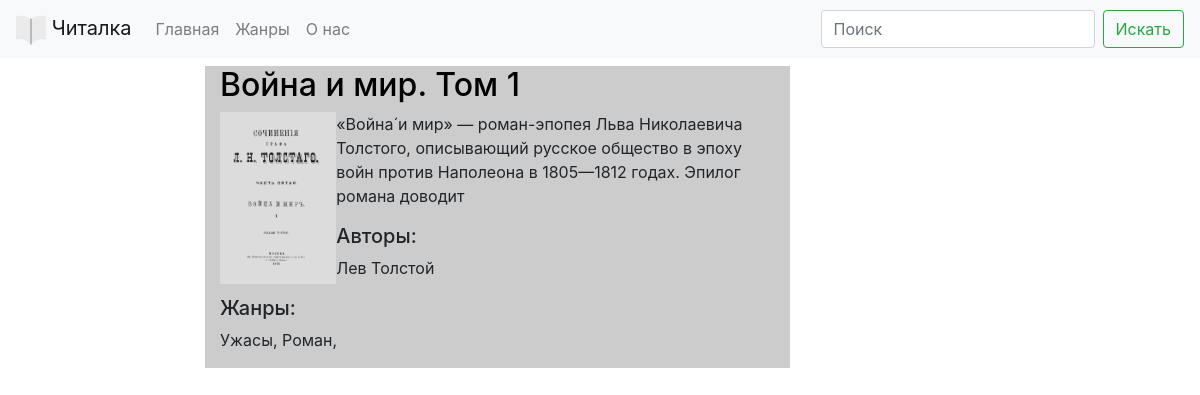
The app's page /genres/Ужасы_3/ with its own data.
### mainApp/models.py (models this page shows, shortened)
class Book(models.Model):
    series = models.ForeignKey(Book_series, on_delete = models.CASCADE, null=True)
    name_book = models.CharField('Название книги', max_length = 50)
    annotation = models.CharField('Аннотация к книге', max_length = 300, blank=True)
    publication_date = models.DateTimeField('Дата публицации')
    genres_book = models.ManyToManyField(Genre, verbose_name="Жанры книги")
    authors = models.ManyToManyField(Author, verbose_name="Авторы")
    image_book = models.ImageField(upload_to = 'static', blank=True)

class Author(models.Model):
    name_author = models.CharField('Имя автора', max_length = 50)
    biographi = models.CharField('Биография', max_length = 500)

class Genre(models.Model):
    name_genre = models.CharField('Жанр', max_length = 50)

### mainApp/views.py (the view)
# urls.py: path('genres/<str:name_genre>_<int:genre_id>/', views.genre_detail, name="genre_detail"),
def genre_detail(request, name_genre, genre_id):
    try:
        g = Genre.objects.get(id = genre_id)
    except:
        raise Http404("Жанр не найден!")
    if (name_genre != g.name_genre):
        raise Http404("Жанр не найден!")
    book = Book.objects.filter(genres_book__id = genre_id )
    return render(request, 'mainApp/homePage.html', {'book':book})

### mainApp/templates/mainApp/homePage.html (shortened to what this page needs)
{% extends "mainApp/wrapper.html"%}
{% block content %}
<div class="container-fluid  oflow" >
  <div class="row">
{% for val in book %}
<div  style="background-color:#cccccc">
<div class="col-xs-12 col-sm-12 col-md-12 " >
    <a href="{% url 'mainApp:book_detail' val.name_book val.id %}" style = "color:#000000"><h2>
      {{val.name_book}}
      </h2>
    </a>
</div>
<div class="col-xs-12 col-sm-6 col-md-3" >
  {% if val.image_book %}
    <img src="../../{{val.image_book.url}}" class="img-fluid" width="240" height="343" align="left">
{% else %}
  <img src="/static/book-question-mark-computer-icons-clip-art-earth-globe.jpg" class="img-fluid" width="240" height="343" align="left">
{% endif %}
 </div>
 <div class="col-xs-12 col-sm-8 col-md-12 " >
 <p>{{val.annotation}}</p>
 <h5>Авторы:</h5>
 {% for auth in val.authors.all %}
 <p>{{auth.name_author}}</p>
 {% endfor %}
 <h5>Жанры:</h5>
 <p>
 {% for gen in val.genres_book.all %}
 {{gen.name_genre}},
 {% endfor %}
 </p>
 </div>
 </div>
{% endfor %}
{% endblock %}

### mainApp/templates/mainApp/wrapper.html (shortened to what this page needs)
<!DOCTYPE html>
<html lang="en">
  <head>
        <link rel="stylesheet" href="https://stackpath.bootstrapcdn.com/bootstrap/4.4.1/css/bootstrap.min.css">
  </head>
  <body >
    <nav class = "navbar navbar-expand-lg navbar-light bg-light">
          <a href="/" class = "navbar-brand">
             <img src="/static/logo.svg" width="30" height="30" alt="">
            Читалка
          </a>
            <div class="collapse navbar-collapse" id="navbarTogglerDemo02" >
              <ul class="navbar-nav mr-auto mt-2 mt-lg-0">
                <li class="nav-item "> <a class= "nav-link" href="/">Главная</a> </li>
                <li class="nav-item"> <a class= "nav-link" href="/genres">Жанры</a> </li>
                <li class="nav-item"> <a class= "nav-link" href="/about">О нас</a> </li>
          </ul>
          <form class="form-inline my-2 my-lg-0" action="{% url 'mainApp:search_books'  %}" method="POST">
             <input class="form-control mr-sm-2" type="text" placeholder="Поиск" aria-label="Search" name = "search">
             <button class="btn btn-outline-success my-2 my-sm-0" type="submit">Искать</button>
           </form>
        </div>
    </nav>
    <div class="row">
      <div class="col-xs-0 col-sm-1 col-md-2 col-lg-2"></div>
        <div class="col-xs-12 col-sm-10 col-md-6 col-lg-6">
    {% block content %}
    {% endblock %}
      </div>
      </div>
  </body>
</html>

### mainApp/templates/mainApp/wrapper.html (style rules this page uses)
.oflow { word-wrap: break-word; }

### records on screen
Book: name_book "Война и мир. Том 1", image_book (picture), annotation "«Война́ и мир» — роман-эпопея Льва Николаевича Толстого, описывающий русское общество в эпоху войн против Наполеона в 1805—1812 годах. Эпилог романа доводит"
Author: name_author "Лев Толстой"
Genre: name_genre "Ужасы"
Genre: name_genre "Роман"
